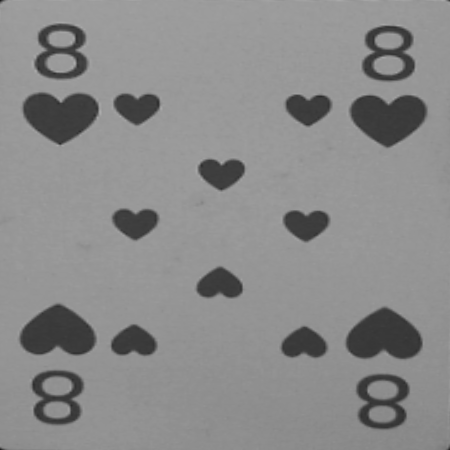
#> input picture trainingsset2/acht_herz.png, 450 x 450 px, found by its file name; its folder holds only this picture in this run
$ python Card.py   (older library calls are emulated)
#> lines starting #> are read from the running program, lines starting #| are printed output that depends on the picture; after the words box and inside, x2 and y2 are one past the last pixel; in counts of white or black regions, pixels touching at a corner belong together
### Evaluation/lib/RecognitionEngine.py
import os
import cv2
import operator
from sys import maxint
import numpy as np
import eigenVectorDetection as ev
import HelperFunctions as hf


SIFT = cv2.SIFT()

#The size of the corner of the card with the value
#this has not to match the values in Card.py and are independant from one another
#since they both serve their own purpose
VALUE_SIZE = (15, 20)
VALUE_OFFSET = (5,5)

#very easy wrapper class to map values to
# the relative index in the case vector
class Value:
	def __init__(self, index, value, name):
		self.index = index
		self.value = value
		self.name = name

	@staticmethod
	def getValueFromName(name):
		valuePart = name.split("_")[0]

		return {
			"zwei": Value.Two,
			"drei": Value.Three,
			"vier": Value.Four,
			"fuenf": Value.Five,
			"sechs": Value.Six,
			"sieben": Value.Seven,
			"acht": Value.Eight,
			"neun": Value.Nine,
			"zehn": Value.Ten,
			"bube": Value.Jack,
			"dame": Value.Queen,
			"koenig": Value.King,
			"ass": Value.Ace
		}[valuePart]

	# [17 lines left out: function getValueFromIndex, not called in this run]

Value.Two = Value(0, 2, "Two")
Value.Three = Value(1, 3, "Three")
Value.Four = Value(2, 4, "Four")
Value.Five = Value(3, 5, "Five")
Value.Six = Value(4, 6, "Six")
Value.Seven = Value(5, 7, "Seven")
Value.Eight = Value(6, 8, "Eight")
Value.Nine = Value(7, 9, "Nine")
Value.Ten = Value(8, 10, "Ten")
Value.Jack = Value(9, 10, "Jack")
Value.Queen = Value(10, 10, "Queen")
Value.King = Value(11, 10, "King");
Value.Ace = Value(12, 0, "Ace")
Value.Undefined = Value(-1, -1, "Unknown")

class RecognitionEngine:
	def __init__(self, useValueOnly = False):
		self.isTrained = False
		self.trainSet = []
		self.useValueOnly = useValueOnly

	def train(self, trainSetPath):
		self.isTrained = True

	def recognize(self, card):
		pass

	def cropImageToValue(self, imageData):
		return hf.cropPercentage(imageData, (VALUE_OFFSET), tuple(map(operator.add, VALUE_SIZE, VALUE_OFFSET)))

class SIFTRecognitionEngine(RecognitionEngine):

	class SiftCard:
		def __init__(self, imageData, value):
			self.keypoints, self.descriptor = SIFT.detectAndCompute(imageData, None)
			self.value = value

	# [42 lines left out: functions train, recognize, not called in this run]

class EigenRecognitionEngine(RecognitionEngine):

	class EigenCard:
		def __init__(self, imageData, value):
			self.numpyImage = hf.cvImageToNumpy(imageData)
			self.value = value

	# [34 lines left out: functions train, recognize, not called in this run]

class BinaryRecognitionEngine(RecognitionEngine):

	class BinaryCard:
		def __init__(self, imageData, value):
			self.imageData = imageData
			self.value = value

	def train(self, trainSetPath):
#> called with trainSetPath = 'trainingsset2'
		path = os.path.join(os.getcwd(), trainSetPath)
		cardPaths = os.listdir(path)
		self.trainSet = []
		for cardFile in cardPaths:
			cardImage = cv2.imread(os.path.join(path, cardFile), 0)
#> cardImage is the input picture: shape (450, 450); min 30, max 172, mean 138.4
			if self.useValueOnly:
				cardImage = self.cropImageToValue(cardImage)

			cardImage = self.preprocess(cardImage)
			self.trainSet.append(BinaryRecognitionEngine.BinaryCard(cardImage, Value.getValueFromName(cardFile)))

	# [21 lines left out: function recognize, not called in this run]

	def preprocess(self, img):
		blur = cv2.GaussianBlur(img,(5,5),6 )
		thresh, o = cv2.threshold(blur,0,255,cv2.THRESH_BINARY_INV+cv2.THRESH_OTSU)#.adaptiveThreshold(blur,255,1,1,5,1)
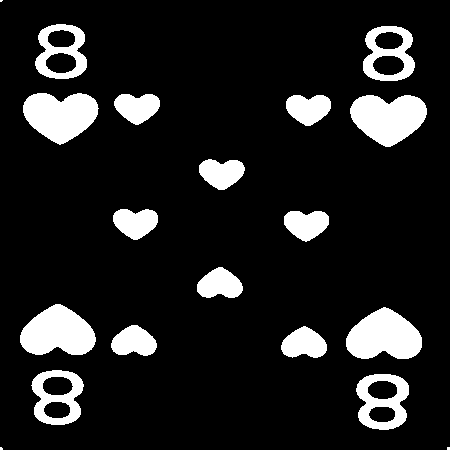
#> o: shape (450, 450); 12.6% white; 19 white regions (3 under 20 px), largest, box (x1, y1, x2, y2) and area: (350, 95, 427, 147) 2834, (346, 307, 422, 359) 2826, (23, 93, 99, 145) 2760
#> thresh = 108
		return o

	# [5 lines left out: function imgdiff, not called in this run]

### Evaluation/lib/Card.py
import HelperFunctions as hf
import operator
import cv2
import math
from RecognitionEngine import SIFTRecognitionEngine
from RecognitionEngine import EigenRecognitionEngine
from RecognitionEngine import BinaryRecognitionEngine
from RecognitionEngine import Value

VALUE_SIZE = (40, 20)
VALUE_OFFSET = (5,5)

TRAINSET = "trainingsset2"

CurrentRecognitionEngine = BinaryRecognitionEngine(useValueOnly = False);
CurrentRecognitionEngine.train(TRAINSET)

#the representation af a card. this is both,
#the imagedata from the camera and a value to calculate
#the handvalue and the casevector
class Card(object):

	def __init__(self, imageData, rect, value = Value.Undefined):
		self.image = imageData
		self.frameRectangle = rect
		self.value = value

		if imageData is not None:
			CurrentRecognitionEngine.recognize(self)

	def getValueImage(self):
		return hf.cropPercentage(self.image, (VALUE_OFFSET), tuple(map(operator.add, VALUE_SIZE, VALUE_OFFSET)))

	def getThumbnail(self, thumbnailSize = (70, 100)):
		return cv2.resize(self.image, thumbnailSize)

	def getBoundingBox(self):
		return hf.boundingBox(self.frameRectangle)

	def getRectangleInFrame(self):
		return self.frameRectangle

	def getWidth(self):
		p1, p2 = self.getBoundingBox()
		return p2[0] - p1[0]

	def getHeight(self):
		p1, p2 = self.getBoundingBox()
		return p2[1] - p1[1]

	def getCenteroidInFrame(self):
		return hf.polygonCentroid(self.frameRectangle)

	def getIntersectingBoundingBox(self, other):
		return hf.rectangeIntersectionArea(self.getBoundingBox(), other.getBoundingBox())

	def overlaps(self, other):
		p1, p2 = self.getBoundingBox()
		p3, p4 = other.getBoundingBox()
		return hf.euclidDist(p1, p3) <= self.getWidth() or hf.euclidDist(p2, p4) <= self.getWidth()

	def hasSameBoundingBoxAs(self, other, proximity = 0.6):
		intersectionArea = self.getIntersectingBoundingBox(other)
		if intersectionArea > 0:
			ownArea = hf.rectangleArea(self.getBoundingBox())
			absoluteRatio = ownArea / intersectionArea
			if absoluteRatio > 1 :
				return (1 / absoluteRatio) >= proximity
			else:
				return absoluteRatio >= proximity
		else:
			return False

$ run again, on trainingsset2/ass_herz.png
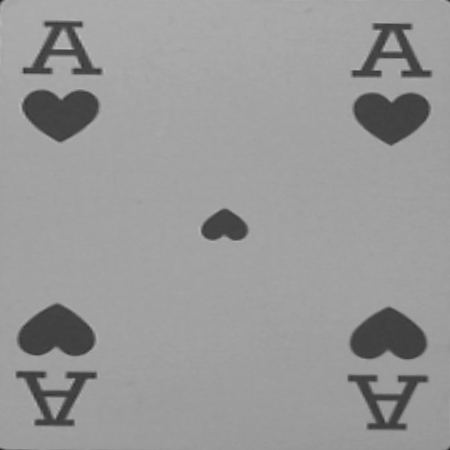
#> input picture trainingsset2/ass_herz.png, 450 x 450 px, found by its file name
#> in train, cardImage is the input picture: shape (450, 450); min 29, max 189, mean 152.4
#> in preprocess, `thresh, o = cv2.threshold(blur,0,255,cv2.THRESH_BINARY_INV+cv2.THRESH_..`:
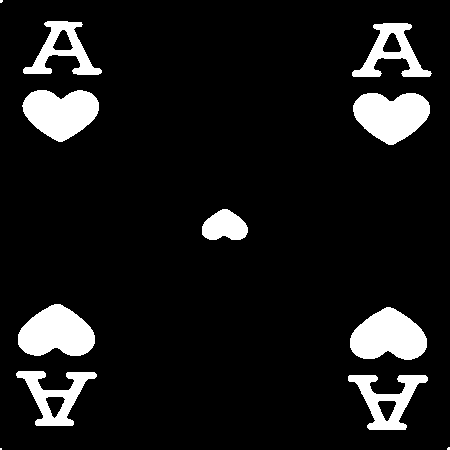
#> o: shape (450, 450); 9.6% white; 12 white regions (3 under 20 px), largest, box (x1, y1, x2, y2) and area: (350, 307, 427, 360) 2907, (18, 304, 95, 356) 2889, (353, 93, 430, 145) 2847
#> thresh = 118

$ run again, on trainingsset2/ass_kreuz.png
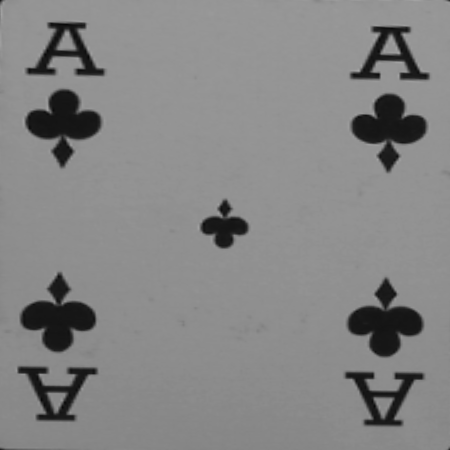
#> input picture trainingsset2/ass_kreuz.png, 450 x 450 px, found by its file name
#> in train, cardImage is the input picture: shape (450, 450); min 8, max 167, mean 132.8
#> in preprocess, `thresh, o = cv2.threshold(blur,0,255,cv2.THRESH_BINARY_INV+cv2.THRESH_..`:
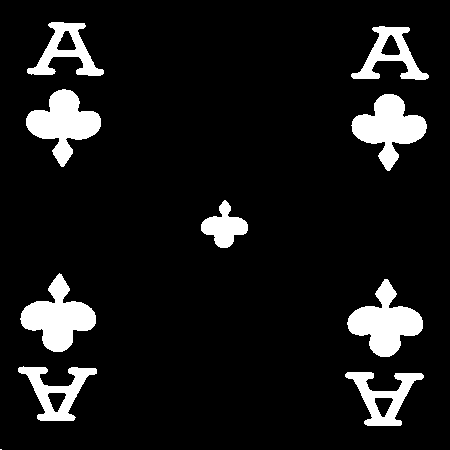
#> o: shape (450, 450); 9.5% white; 10 white regions (1 under 20 px), largest, box (x1, y1, x2, y2) and area: (20, 273, 96, 352) 2933, (347, 279, 423, 357) 2912, (26, 89, 101, 167) 2847
#> thresh = 90
